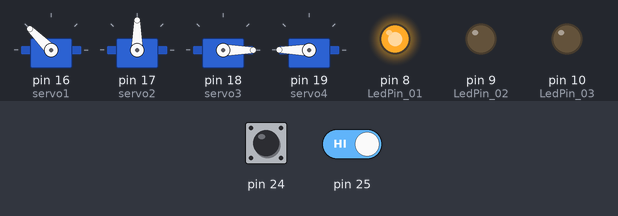
The sketch below on a simulated Arduino Mega 2560, built with avr-gcc and run on an emulated ATmega2560. Parts: 4 × servo, output pins drawn as LEDs (lit = HIGH). The test bench sets the inputs (shaded band); at power-on: pin 24 HIGH, pin 25 HIGH.

Above: at 1.7 s.
1.8 s: pin 24 pulled LOW for 0.15 s
At 2.4 s:
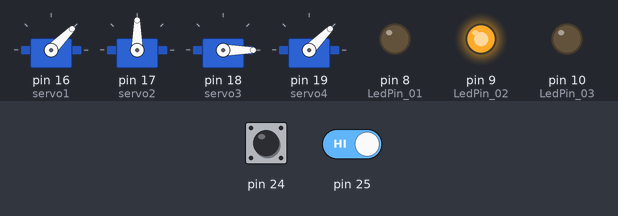
At 3.77 s:
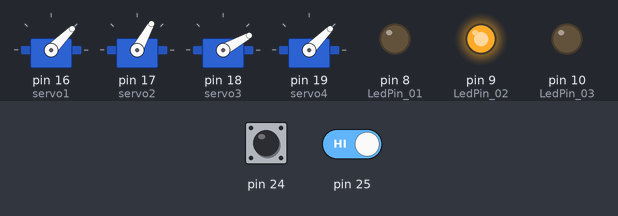
4.9 s: pin 25 driven LOW
7.9 s: pin 25 driven HIGH
At 10.2 s:
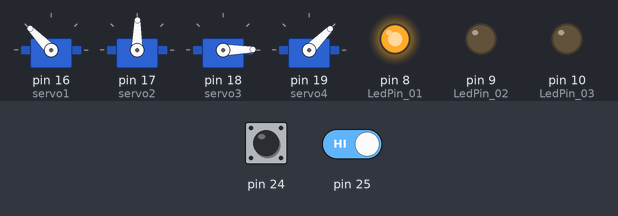
10.7 s: pin 24 pulled LOW for 1 s
At 13.8 s:
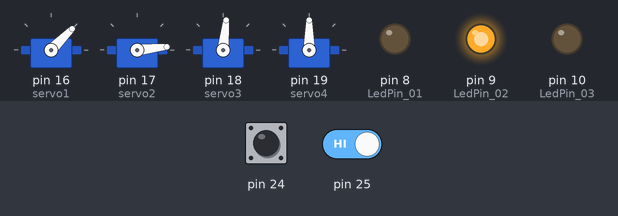
14.7 s: pin 25 driven LOW
17.7 s: pin 24 pulled LOW for 3.2 s
Timing chart, 0 to 28.7 s (numbered marks = the images above; inputs shaded):
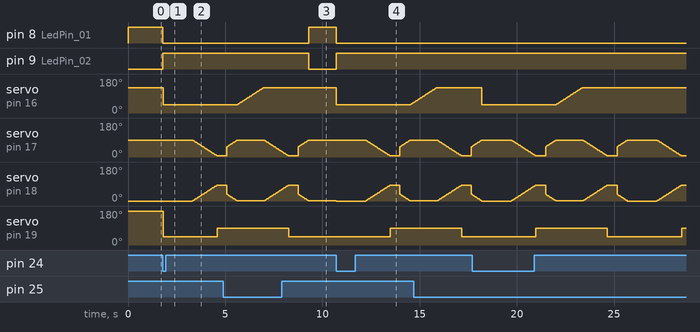

Measured:
- after the input at 1.8 s, pin 8 (LedPin_01): HIGH → LOW at once; pin 9 (LedPin_02): LOW → HIGH at once; servo on pin 16 (servo1): 135° → 45° at once; servo on pin 17 (servo2): moves from 90° to 6° over 1.3 s, starting after 1.5 s; servo on pin 18 (servo3): moves from 0° to 84° over 1.3 s, starting after 1.5 s
- after the input at 7.9 s, pin 8 (LedPin_01): LOW → HIGH after 1.4 s; pin 9 (LedPin_02): HIGH → LOW after 1.4 s; servo on pin 16 (servo1): stays 134° (without the input it goes to 135° after 1.4 s); servo on pin 18 (servo3): goes on until 9.3 s, then stays 1°
- after the input at 10.7 s, pin 8 (LedPin_01): HIGH → LOW at once; pin 9 (LedPin_02): LOW → HIGH at once; servo on pin 16 (servo1): 134° → 45° at once, → 56° 3.8 s later; servo on pin 19 (servo4): 45° → 90° after 2.8 s

The sketch:

RobotArm.ino
```cpp
#include <Servo.h>

#define  LedPin_01  8
#define  LedPin_02  9
#define  LedPin_03  10

Servo servo1;
Servo servo2;
Servo servo3;
Servo servo4;

int pos;
int pos1;
void setup() {

    pinMode(LedPin_01, OUTPUT);
    pinMode(LedPin_02, OUTPUT);
    pinMode(LedPin_03, OUTPUT);

    servo1.attach(16);  // attaches the servo on pin 16 to the servo object
    servo2.attach(17);  // attaches the servo on pin 17 to the servo object
    servo3.attach(18);  // attaches the servo on pin 18 to the servo object
    servo4.attach(19);  // attaches the servo on pin 19 to the servo objec

    pinMode(24, INPUT_PULLUP);
    pinMode(25, INPUT_PULLUP);

    digitalWrite(LedPin_01, HIGH);
    digitalWrite(LedPin_02, LOW);
    digitalWrite(LedPin_03, LOW);

    //basic motion
    servo1.write(135); servo2.write(90);
    servo3.write(0); servo4.write(180);
    delay(500);

}

void loop() {

    if(digitalRead(24) == LOW)
    {
      digitalWrite(LedPin_01, LOW);
      digitalWrite(LedPin_02, HIGH);
      digitalWrite(LedPin_03, LOW);

      //left motion - step1
      servo1.write(45);
      servo2.write(90);
      servo3.write(0);
      servo4.write(45);
      delay(1500);

      //step2

      for(pos = 0; pos < 85; pos += 1)  // goes from 0 degrees to 180 degrees
      {
         servo2.write(90 - pos);
         servo3.write(pos);
         delay(15);
      }

      //step3
      servo4.write(90);
      delay(500);

      //step4
      for(pos = 55; pos < 90; pos += 1)  // goes from 0 degrees to 180 degrees
      {
         servo2.write(pos);
         servo3.write(90 - pos);
         delay(15);
      }
      //step5
      for(pos = 45; pos < 135; pos += 1)  // goes from 0 degrees to 180 degrees
      {
         servo1.write(pos);
         delay(15);
      }

      //step6

      for(pos = 0; pos < 85; pos += 1)
      {
        servo2.write(90 - pos);
        servo3.write(pos);
        delay(15);
      }

      //step7
      servo4.write(45);
      delay(500);

      //step8
      for(pos = 55; pos < 90; pos += 1)  // goes from 0 degrees to 180 degrees
      {
         servo2.write(pos);
         servo3.write(90 - pos);
         delay(15);
      }
      //step8

      digitalWrite(LedPin_01, HIGH);
      digitalWrite(LedPin_02, LOW);
      digitalWrite(LedPin_03, LOW);

    }

    else if(digitalRead(25) == LOW)
    {
      digitalWrite(LedPin_01, LOW);
      digitalWrite(LedPin_02, HIGH);
      digitalWrite(LedPin_03, LOW);

      //right motion - step1
      servo1.write(135);
      servo2.write(90);
      servo3.write(0);
      servo4.write(45);
      delay(1500);

      //step2
      for(pos = 0; pos < 85; pos += 1)  // goes from 0 degrees to 180 degrees
      {
         servo2.write(90 - pos);
         servo3.write(pos);
         delay(15);
      }

      //step3
      servo4.write(90);
      delay(500);

      //step4
      for(pos = 55; pos < 90; pos += 1)  // goes from 0 degrees to 180 degrees
      {
         servo2.write(pos);
         servo3.write(90 - pos);
         delay(15);
      }

      //step5
      for(pos = 135; pos > 45; pos -= 1)  // goes from 0 degrees to 180 degrees
      {
         servo1.write(pos);
         delay(15);
      }

      //step6
      for(pos = 0; pos < 85; pos += 1)
      {
        servo2.write(90 - pos);
        servo3.write(pos);
        delay(15);
      }

      //step7
      servo4.write(45);
      delay(500);

      //step8
      for(pos = 55; pos < 90; pos += 1)  // goes from 0 degrees to 180 degrees
      {
         servo2.write(pos);
         servo3.write(90 - pos);
         delay(15);
      }
      digitalWrite(LedPin_01, LOW);
      digitalWrite(LedPin_02, LOW);
      digitalWrite(LedPin_03, HIGH);

    }

}
```
